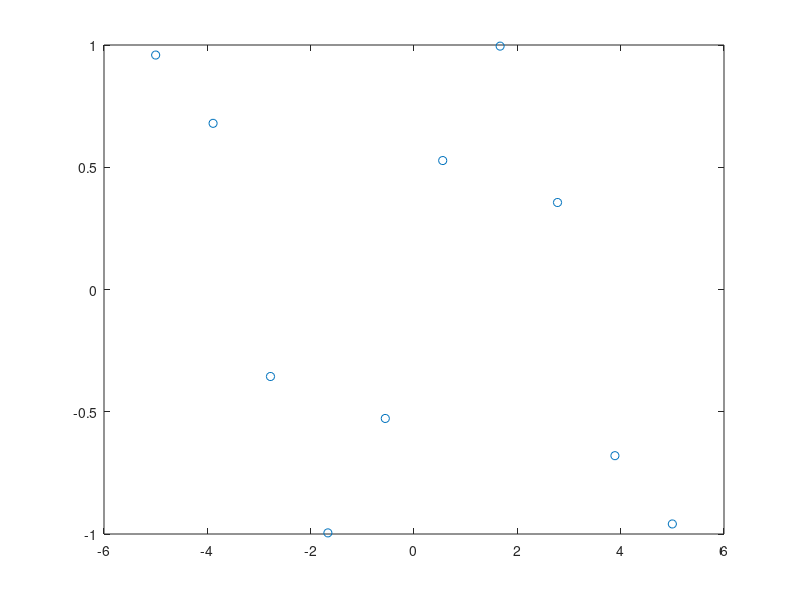

Source code (MATLAB): (Note: this script raises an error after producing the figure.)
% value of n = 10 and n = 20.
n_array = [10 20];

for i = 1:2
    %  nodes xi are equally spaced on the interval with x0 = ?5 and xn = 5.
    n = n_array(i);
    xi = linspace(-5, 5, n);
    fi = sin(xi);
    
    figure
    plot(xi, fi, 'o');
    hold on;
    
    % evaluating them at 401 equally spaced x-values on the interval [?5; 5]
    x = linspace(-5, 5, 401);
    y = Lagrange(xi, fi, x);
    
    plot(x, y);
    hold off;
    
    % calc interpolation error
    y_real = sin(x);
    err = norm(y - y_real);
    disp(['n = ', num2str(n), ': sin(x) error = ', num2str(err)]);
end
    

for i = 1:2
    %  nodes xi are equally spaced on the interval with x0 = ?5 and xn = 5.
    n = n_array(i);
    xi = linspace(-5, 5, n);
    fi = 1 ./ (xi .* xi + 1);
    
    figure
    plot(xi, fi, 's');
    hold on;
    
    % evaluating them at 401 equally spaced x-values on the interval [?5; 5]
    x = linspace(-5, 5, 401);
    y = Lagrange(xi, fi, x);
    
    plot(x, y);
    hold off;
    
     % calc interpolation error
    y_real = 1 ./ (x .* x + 1);
    err = norm(y - y_real);
    disp(['n = ', num2str(n), ': R(x) error = ', num2str(err)]);
end
